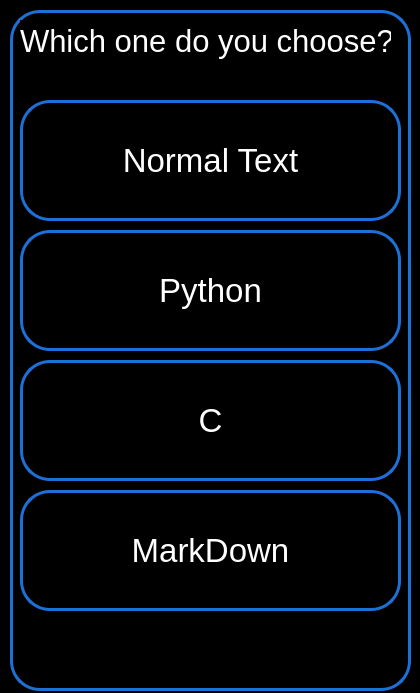
<?xml version="1.0" encoding="UTF-8"?>
<ui version="4.0">
 <class>Dialog</class>
 <widget class="QDialog" name="Dialog">
  <property name="geometry">
   <rect>
    <x>0</x>
    <y>0</y>
    <width>420</width>
    <height>693</height>
   </rect>
  </property>
  <property name="windowTitle">
   <string>Dialog</string>
  </property>
  <property name="styleSheet">
   <string notr="true">color: rgb(255, 255, 255);
background-color: rgb(0, 0, 0);</string>
  </property>
  <widget class="QLabel" name="label">
   <property name="geometry">
    <rect>
     <x>10</x>
     <y>10</y>
     <width>401</width>
     <height>681</height>
    </rect>
   </property>
   <property name="styleSheet">
    <string notr="true">border-radius: 30px;
border: 3px solid rgb(28, 113, 216);
text-align: center;
</string>
   </property>
   <property name="text">
    <string> </string>
   </property>
  </widget>
  <widget class="QLabel" name="label_2">
   <property name="geometry">
    <rect>
     <x>20</x>
     <y>20</y>
     <width>371</width>
     <height>41</height>
    </rect>
   </property>
   <property name="font">
    <font>
     <pointsize>23</pointsize>
    </font>
   </property>
   <property name="text">
    <string>Which one do you choose?</string>
   </property>
  </widget>
  <widget class="QPushButton" name="pushButton">
   <property name="geometry">
    <rect>
     <x>20</x>
     <y>100</y>
     <width>381</width>
     <height>121</height>
    </rect>
   </property>
   <property name="font">
    <font>
     <pointsize>25</pointsize>
    </font>
   </property>
   <property name="styleSheet">
    <string notr="true">border-radius: 30px;
border: 3px solid rgb(28, 113, 216);
text-align: center;
</string>
   </property>
   <property name="text">
    <string>Normal Text</string>
   </property>
  </widget>
  <widget class="QPushButton" name="pushButton_2">
   <property name="geometry">
    <rect>
     <x>20</x>
     <y>230</y>
     <width>381</width>
     <height>121</height>
    </rect>
   </property>
   <property name="font">
    <font>
     <pointsize>25</pointsize>
    </font>
   </property>
   <property name="styleSheet">
    <string notr="true">border-radius: 30px;
border: 3px solid rgb(28, 113, 216);
text-align: center;
</string>
   </property>
   <property name="text">
    <string>Python</string>
   </property>
  </widget>
  <widget class="QPushButton" name="pushButton_3">
   <property name="geometry">
    <rect>
     <x>20</x>
     <y>360</y>
     <width>381</width>
     <height>121</height>
    </rect>
   </property>
   <property name="font">
    <font>
     <pointsize>25</pointsize>
    </font>
   </property>
   <property name="styleSheet">
    <string notr="true">border-radius: 30px;
border: 3px solid rgb(28, 113, 216);
text-align: center;
</string>
   </property>
   <property name="text">
    <string>C</string>
   </property>
  </widget>
  <widget class="QPushButton" name="pushButton_4">
   <property name="geometry">
    <rect>
     <x>20</x>
     <y>490</y>
     <width>381</width>
     <height>121</height>
    </rect>
   </property>
   <property name="font">
    <font>
     <pointsize>25</pointsize>
    </font>
   </property>
   <property name="styleSheet">
    <string notr="true">border-radius: 30px;
border: 3px solid rgb(28, 113, 216);
text-align: center;
</string>
   </property>
   <property name="text">
    <string>MarkDown</string>
   </property>
  </widget>
 </widget>
 <resources/>
 <connections/>
</ui>
